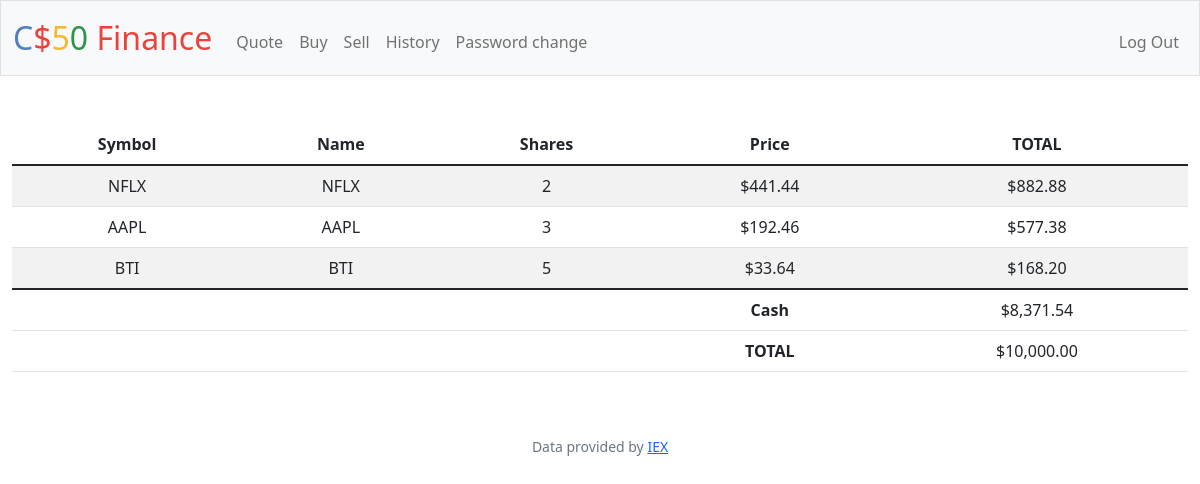
Screenshot of / (signed in) with the database file from the repository.
### tables this page shows
CREATE TABLE stocks (
    id INTEGER PRIMARY KEY AUTOINCREMENT NOT NULL,
    user_id INTEGER NOT NULL,
    shares INTEGER NOT NULL,
    symbol TEXT NOT NULL,
    price REAL NOT NULL
);

CREATE TABLE users (id INTEGER PRIMARY KEY AUTOINCREMENT NOT NULL, username TEXT NOT NULL, hash TEXT NOT NULL, cash NUMERIC NOT NULL DEFAULT 10000.00);

### app.py (the view)
@app.route("/")
@login_required
def index():
    stocks = db.execute("SELECT * FROM stocks WHERE user_id=?", session["user_id"])
    user_money = db.execute("SELECT cash FROM users WHERE id=?", session["user_id"])[0]["cash"]
    stocks_worth = 0
    for stock in stocks:
        stocks_worth += stock["price"] * stock["shares"]
    return render_template("index.html", stocks=db.execute("SELECT * FROM stocks WHERE user_id=?", session["user_id"]),
                           cash=user_money, total=stocks_worth + user_money)

### app.py (called while the page is built)
@app.after_request
def after_request(response):
    response.headers["Cache-Control"] = "no-cache, no-store, must-revalidate"
    response.headers["Expires"] = 0
    response.headers["Pragma"] = "no-cache"
    return response

### helpers.py (called while the page is built)
def login_required(f):
    @wraps(f)
    def decorated_function(*args, **kwargs):
        if session.get("user_id") is None:
            return redirect("/login")
        return f(*args, **kwargs)
    return decorated_function

def usd(value):
    return f"${value:,.2f}"

### templates/index.html (shortened to what this page needs)
{% extends "layout.html" %}
{% block main %}
    <table class="table table-striped">
        <thead>
            <tr>
                <th>Symbol</th>
                <th>Name</th>
                <th>Shares</th>
                <th>Price</th>
                <th>TOTAL</th>
            </tr>
        </thead>
        <tbody>
            {% for stock in stocks %}
                <tr>
                    <td>{{ stock.symbol }}</td>
                    <td>{{ stock.symbol }}</td>
                    <td>{{ stock.shares }}</td>
                    <td>{{ stock.price | usd }}</td>
                    <td>{{ (stock.price * stock.shares) | usd }}</td>
                </tr>
            {% endfor %}
        </tbody>
        <tfoot class="table-borderless">
            <tr>
                <td></td>
                <td></td>
                <td></td>
                <td class="fw-bold">Cash</td>
                <td>{{ cash | usd}}</td>
            </tr>
            <tr>
                <td></td>
                <td></td>
                <td></td>
                <td class="fw-bold">TOTAL</td>
                <td>{{ total | usd}}</td>
            </tr>
        </tfoot>
    </table>
{% endblock %}

### rows the page displays
stocks: symbol "NFLX", shares "2", price "$441.44", (stock.price*stock.shares)|usd "$882.88"
stocks: symbol "AAPL", shares "3", price "$192.46", (stock.price*stock.shares)|usd "$577.38"
stocks: symbol "BTI", shares "5", price "$33.64", (stock.price*stock.shares)|usd "$168.20"
users: cash "$8,371.54"

### other values shown
{{ total | usd }} "$10,000.00"
